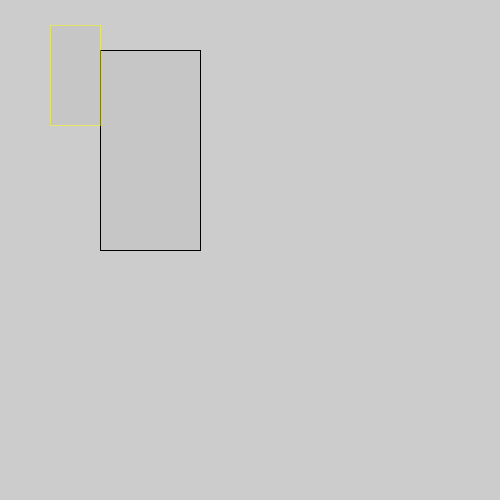
Frame 1 (no input)
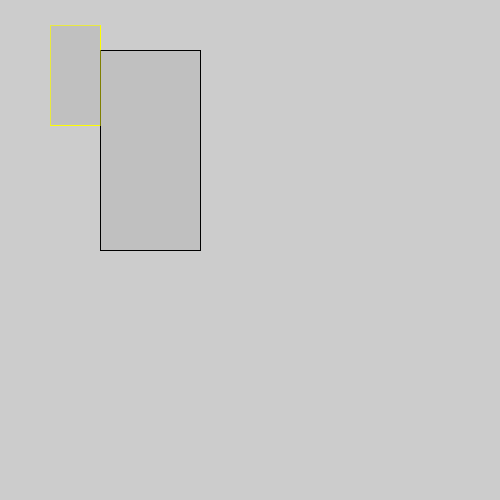
Frame 60 (the mouse pressed at the canvas centre just before this capture)
Frame 120 (the mouse held since frame 60 and released just before this capture): identical to frame 60, image omitted

The Processing sketch that drew these frames (run headless with seeded random() and noise(); from frame 60 on, the mouse is pressed at the canvas centre):

// Processing sketch: ScaleBoth
// ── ScaleBoth.pde
void setup() {
  size(500, 500);
}

void draw() {
  fill(192, 128);
  stroke(#000000);
  rect(100, 50, 100, 200);
     
  scale(0.5);
  
  fill(192, 128);
  stroke(#FFFF00);
  rect(100, 50, 100, 200);
}
